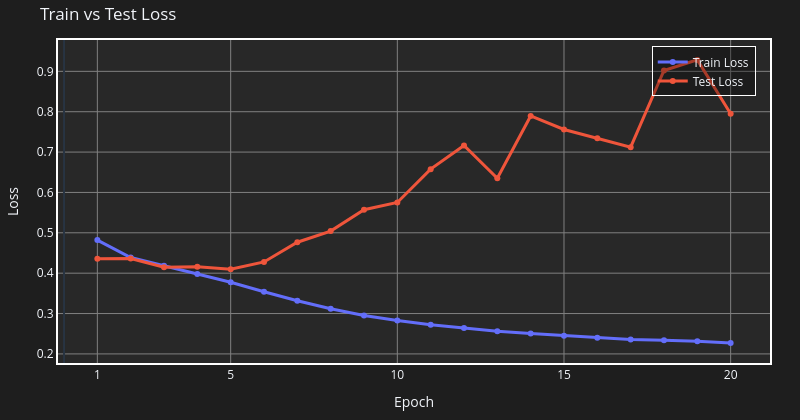
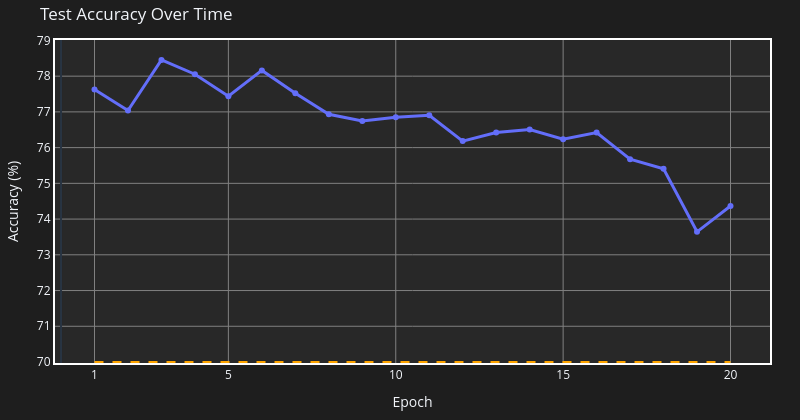

Source (notebook cell) for these figures, in order:
### Markdown cell above
#### c. Model without constraints

### Code cell
# Defining the MLP Model
from model import BinaryPeptideClassifier2c

# Create model instance
model2c = BinaryPeptideClassifier2c(emb_dim=32)

# Loss & Optimization 
from training import create_data_loaders, setup_training

# Create data loaders
train_loader, test_loader = create_data_loaders(X_train, y_train, X_test, y_test)

# Setup loss function and optimizer
loss_fn, optimizer = setup_training(model2c, y_train)

# Training Loop
from config import EPOCHS
from training import train_model

# Train the model
train_losses, test_losses, accuracies = train_model(
    model2c, train_loader, test_loader, loss_fn, optimizer, epochs=EPOCHS
)

#plotting
from evaluation import plot_training_results

# Generate plots
plot_training_results(train_losses, test_losses, accuracies, EPOCHS)

### Figure 1 — Plotly figure (JSON) as saved in the notebook; plotly's stock layout.template omitted (floating-point values rounded to 4 significant figures)
{"data": [{"hoverinfo": "text", "hovertext": ["Epoch 1: 0.4820", "Epoch 2: 0.4388", "Epoch 3: 0.4184", "Epoch 4: 0.3981", "Epoch 5: 0.3775", "Epoch 6: 0.3540", "Epoch 7: 0.3319", "Epoch 8: 0.3119", "Epoch 9: 0.2954", "Epoch 10: 0.2829", "Epoch 11: 0.2724", "Epoch 12: 0.2643", "Epoch 13: 0.2561", "Epoch 14: 0.2504", "Epoch 15: 0.2451", "Epoch 16: 0.2403", "Epoch 17: 0.2357", "Epoch 18: 0.2339", "Epoch 19: 0.2314", "Epoch 20: 0.2268"], "line": {"width": 3}, "mode": "lines+markers", "name": "Train Loss", "type": "scatter", "x": [1, 2, 3, 4, 5, 6, 7, 8, 9, 10, 11, 12, 13, 14, 15, 16, 17, 18, 19, 20], "y": [0.482, 0.4388, 0.4184, 0.3981, 0.3775, 0.354, 0.3319, 0.3119, 0.2954, 0.2829, 0.2724, 0.2643, 0.2561, 0.2504, 0.2451, 0.2403, 0.2357, 0.2339, 0.2314, 0.2268]}, {"hoverinfo": "text", "hovertext": ["Epoch 1: 0.4360", "Epoch 2: 0.4363", "Epoch 3: 0.4146", "Epoch 4: 0.4160", "Epoch 5: 0.4100", "Epoch 6: 0.4278", "Epoch 7: 0.4767", "Epoch 8: 0.5043", "Epoch 9: 0.5572", "Epoch 10: 0.5751", "Epoch 11: 0.6577", "Epoch 12: 0.7164", "Epoch 13: 0.6352", "Epoch 14: 0.7894", "Epoch 15: 0.7560", "Epoch 16: 0.7343", "Epoch 17: 0.7120", "Epoch 18: 0.9021", "Epoch 19: 0.9284", "Epoch 20: 0.7951"], "line": {"width": 3}, "mode": "lines+markers", "name": "Test Loss", "type": "scatter", "x": [1, 2, 3, 4, 5, 6, 7, 8, 9, 10, 11, 12, 13, 14, 15, 16, 17, 18, 19, 20], "y": [0.436, 0.4363, 0.4146, 0.416, 0.41, 0.4278, 0.4767, 0.5043, 0.5572, 0.5751, 0.6577, 0.7164, 0.6352, 0.7894, 0.756, 0.7343, 0.712, 0.9021, 0.9284, 0.7951]}], "layout": {"height": 420, "legend": {"bgcolor": "rgba(0,0,0,0.3)", "bordercolor": "white", "borderwidth": 1, "x": 0.98, "xanchor": "right", "y": 0.98, "yanchor": "top"}, "margin": {"b": 40, "l": 40, "r": 30, "t": 40}, "paper_bgcolor": "rgba(30, 30, 30, 1)", "plot_bgcolor": "rgba(40, 40, 40, 1)", "title": {"text": "Train vs Test Loss"}, "width": 800, "xaxis": {"gridcolor": "gray", "gridwidth": 1, "linecolor": "white", "linewidth": 2, "mirror": true, "showgrid": true, "tickmode": "array", "tickvals": [1, 5, 10, 15, 20], "title": {"text": "Epoch"}, "zeroline": true, "zerolinewidth": 2}, "yaxis": {"gridcolor": "gray", "gridwidth": 1, "linecolor": "white", "linewidth": 2, "mirror": true, "showgrid": true, "title": {"text": "Loss"}, "zeroline": true, "zerolinewidth": 2}}}

### Figure 2 — Plotly figure (JSON) as saved in the notebook; plotly's stock layout.template omitted (floating-point values rounded to 4 significant figures)
{"data": [{"hoverinfo": "text", "hovertext": ["Epoch 1: 77.63%", "Epoch 2: 77.04%", "Epoch 3: 78.45%", "Epoch 4: 78.05%", "Epoch 5: 77.44%", "Epoch 6: 78.16%", "Epoch 7: 77.52%", "Epoch 8: 76.93%", "Epoch 9: 76.74%", "Epoch 10: 76.85%", "Epoch 11: 76.90%", "Epoch 12: 76.18%", "Epoch 13: 76.42%", "Epoch 14: 76.50%", "Epoch 15: 76.24%", "Epoch 16: 76.42%", "Epoch 17: 75.67%", "Epoch 18: 75.41%", "Epoch 19: 73.64%", "Epoch 20: 74.37%"], "line": {"width": 3}, "mode": "lines+markers", "name": "Test Accuracy", "type": "scatter", "x": [1, 2, 3, 4, 5, 6, 7, 8, 9, 10, 11, 12, 13, 14, 15, 16, 17, 18, 19, 20], "y": [77.63, 77.04, 78.45, 78.05, 77.44, 78.16, 77.52, 76.93, 76.74, 76.85, 76.9, 76.18, 76.42, 76.5, 76.24, 76.42, 75.67, 75.41, 73.64, 74.37]}], "layout": {"height": 420, "legend": {"bgcolor": "rgba(0,0,0,0.3)", "bordercolor": "white", "borderwidth": 1, "x": 0.98, "xanchor": "right", "y": 0.98, "yanchor": "top"}, "margin": {"b": 40, "l": 40, "r": 30, "t": 40}, "paper_bgcolor": "rgba(30, 30, 30, 1)", "plot_bgcolor": "rgba(40, 40, 40, 1)", "shapes": [{"line": {"color": "orange", "dash": "dash", "width": 2}, "type": "line", "x0": 1, "x1": 20, "y0": 70, "y1": 70}], "title": {"text": "Test Accuracy Over Time"}, "width": 800, "xaxis": {"gridcolor": "gray", "gridwidth": 1, "linecolor": "white", "linewidth": 2, "mirror": true, "showgrid": true, "tickmode": "array", "tickvals": [1, 5, 10, 15, 20], "title": {"text": "Epoch"}, "zeroline": true, "zerolinewidth": 2}, "yaxis": {"gridcolor": "gray", "gridwidth": 1, "linecolor": "white", "linewidth": 2, "mirror": true, "showgrid": true, "title": {"text": "Accuracy (%)"}, "zeroline": true, "zerolinewidth": 2}}}
